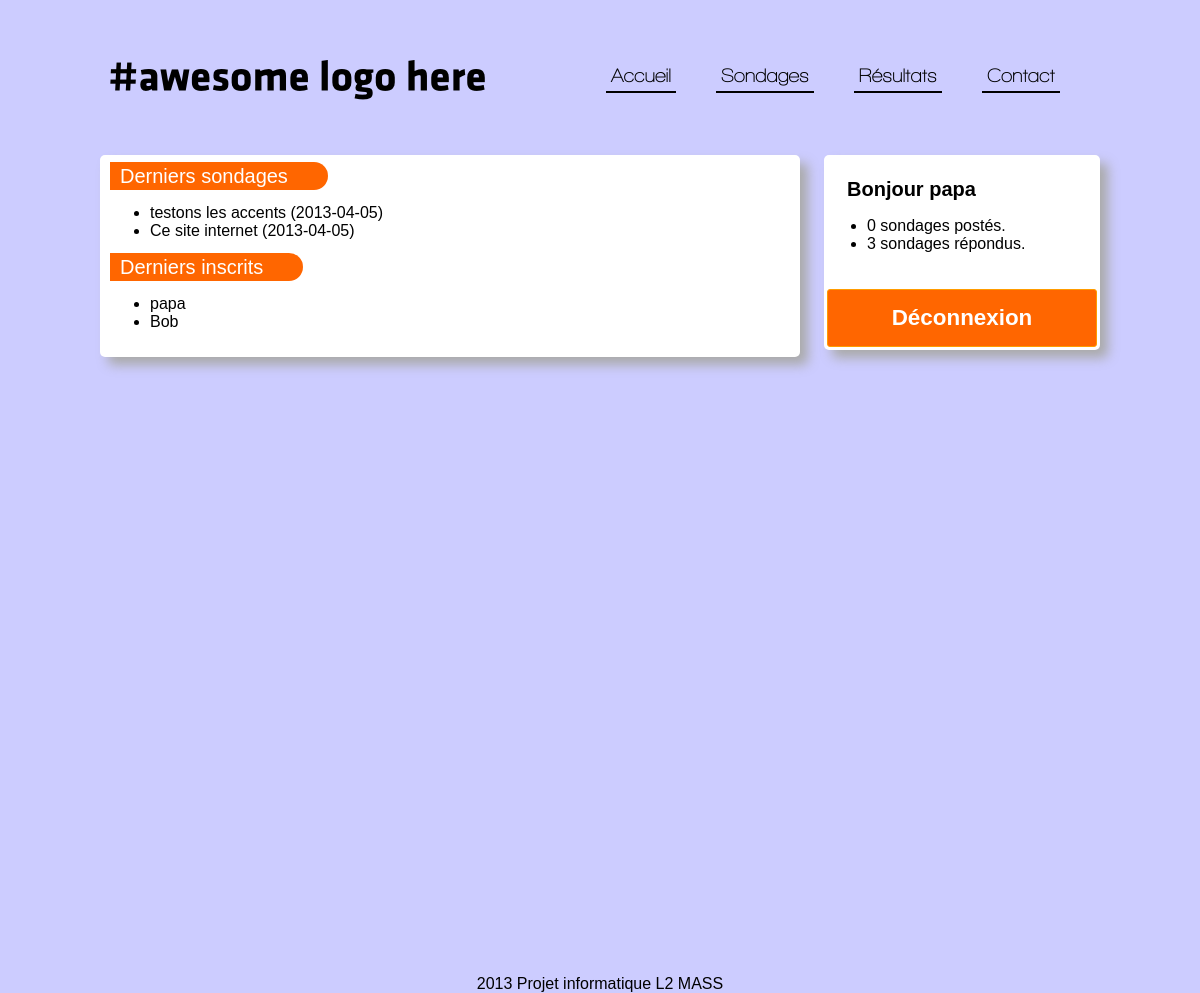
The page /index.php?erreur=1 (signed in) on the database its author committed.
### tables this page shows
CREATE TABLE IF NOT EXISTS `sondages` (
  `id` int(11) NOT NULL AUTO_INCREMENT,
  `titre` text NOT NULL,
  `id_membre` int(11) NOT NULL,
  `nb_question` int(11) NOT NULL,
  `categorie` text NOT NULL,
  `date` date NOT NULL,
  `nb_rempli` int(11) NOT NULL,
  PRIMARY KEY (`id`)
);

CREATE TABLE IF NOT EXISTS `membres` (
  `id` int(11) NOT NULL AUTO_INCREMENT,
  `pseudo` text NOT NULL,
  `mdp` text NOT NULL,
  `nb_sondages` int(11) NOT NULL,
  `nb_reponses` int(11) NOT NULL,
  `mail` text NOT NULL,
  `age` text NOT NULL,
  `sexe` text NOT NULL,
  PRIMARY KEY (`id`)
);

### includes/sql.php (called while the page is built)
<?php
					$connSQL['hote']="localhost";
				   $connSQL['util']="root";
				   $connSQL['pass']="";
				   $connSQL['base']="test";
				   ?>

### includes/fonctions.php (called while the page is built, shortened)
<?php
				include 'sql.php';
			   function requete($requete) {
				   global $connSQL;
						   if(function_exists("mysqli_query")) {
							   $resultat=@mysqli_query($connSQL['conn'],$requete) or
			die("<font color=\"#AD0018\"><b>$requete<br>erreur</b></font>");
						   } else {
							   $resultat=@mysql_query($requete) or die("<font
			color=\"#AD0018\">".erreur(3)."</b></font>");
						   }
				   return $resultat;
			   }
			   function reqfetch($resultat) {
				   if(function_exists("mysqli_fetch_array")) {
					   return mysqli_fetch_array($resultat);
				   } else {
					   return mysql_fetch_array($resultat);
				   }
			   }

### index.php (the view, shortened to what this page needs)
<?php session_start();
include 'includes/fonctions.php';
include 'includes/haut.php';
include 'includes/menu.php';
?>
		<div class="contenu">
			<div class="corps">
				<span class="bandeau" > Derniers sondages </span></br>
				<ul>
					<?php	$sql = 'SELECT *  FROM sondages ORDER BY id DESC LIMIT 0,3';
						$req = requete($sql);
						while ($data = reqfetch($req))
						{
							$sql2 = 'SELECT *  FROM membres WHERE id='.$data['id_membre'];
							$req2 = requete($sql2);
							while ($data2 = reqfetch($req2))
							{
								echo '<a href="liste_sondages.php?id='.$data['id'].'"><li>'.$data['titre'].' ('.$data['date'].')</li></a>';
							}
						}
				?>
				</ul>
				<span class="bandeau" > Derniers inscrits </span></br>
				<ul>
					<?php	$sql = 'SELECT *  FROM membres ORDER BY id DESC LIMIT 0,3';
						$req = requete($sql);
						while ($data = reqfetch($req))
						{
								echo '<li>'.$data['pseudo'].'</li>';
						}
				?>
				</ul>
			</div>
			<div class="barredroite">
				<?php if(!isset($_SESSION['pseudo'])){?>
				<div class="bloc">
					<form class="form1" id="start" action="connexion.php" method="post">
				<?php if(isset($_GET['erreur'])){echo '<p>Vous avez du vous trompez...</p>'; }?>
						<input type="text" name="pseudo" placeholder="Ton pseudo " required="">
							<input type="password" name="mdp" placeholder="Mot de passe" required="">
							<button type="submit">Connexion</button>
							<a href="inscription.php"class="inscritToi">(pas encore inscris ?)</a>
					</form>
				</div>
				<?php
				}
				else{
				?>
					<div class="bloc">
							<h1><?php echo "Bonjour ".$_SESSION['pseudo']; ?></h1>
							<p>
								<ul>
									<li><?php echo $_SESSION["nb_sondages"]." sondages postés."; ?></li>
									<li><?php echo $_SESSION["nb_reponses"]." sondages répondus."; ?></li>
								</ul>
							</p>
							<button  onclick="window.location='deco.php';">Déconnexion</button>
				</div>
				<?php }				?>
			</div>
		</div>
		<div class="footer">
			<p>2013 Projet informatique L2 MASS</p>
		</div>
	</div>
	</body>
</html>

### css/design.css (style rules this page uses)
html { padding:0px; width:100%; height:100%; }
body { font-family:Arial,Sans; margin:0px; padding:0px; width:100%; height:100%; background-color:#ccccff; }
a { text-decoration:none; color:black; }
.contenu { margin-top:0; margin-bottom:20px; height:100%; }
.corps { float:left; margin-bottom:20px; background-color:white; width:680px; padding:10px; border-radius:5px; box-shadow: 8px 8px 12px #aaa; }
.bloc { margin-bottom:20px; background-color:white; padding:3px; border-radius:5px; box-shadow: 8px 8px 12px #aaa; float:right; width:270px; }
h1 { text-align:left; font-size:20px; }
.footer { margin-bottom:20px; text-align:center; font-family:Arial,Mollot,Sans; }
button { margin: 20px 0px 0px 0px; padding: 15px 8px; width: 100%; cursor: pointer; border: 1px solid #ff9c00; overflow: visible; display: inline-block; color: #fff; font: bold 1.4em arial, sans; background-color: #ff6600; border-radius: 3px; }
h1 { margin-top:20px; margin-left:20px; }
.bandeau { font-size:20px; background-color:#ff6600; border-radius:0 15px 15px 0; padding:3px 40px 3px 10px; color:white; }

### rows shown on the page
sondages: titre "testons les accents", date "2013-04-05"
membres: pseudo "Bob"
sondages: titre "Ce site internet", date "2013-04-05"
membres: pseudo "papa"

### other values the page prints
$_SESSION['pseudo'] "papa"
$_SESSION["nb_sondages"] "0"
$_SESSION["nb_reponses"] "3"
